Frame 1 (no input): blank canvas, image omitted
Frame 60 (the mouse pressed at the canvas centre just before this capture): blank canvas, image omitted
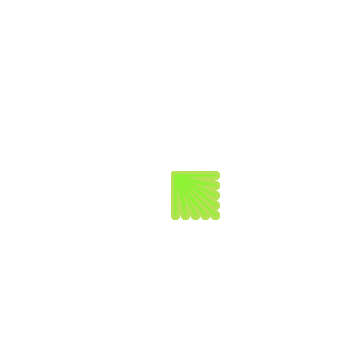
Frame 120 (the mouse held since frame 60 and released just before this capture)

The Processing sketch whose frames 1 and 60 were blank and that drew this single picture after the mouse press (run headless with seeded random() and noise(); from frame 60 on, the mouse is pressed at the canvas centre):

// Processing sketch: processing_70240
// ── processing_70240.pde

int x,y;

void setup() {
size(350,350);
background(255);
x = width/2;
y = height/2;
}

void draw(){

if (mousePressed){
color c = color(random(90,200),random(210,250),random(23,123));
strokeWeight(int(random(1,10)));
stroke(c);
for(int i=0; i < 50; i+=10){
  for(int j=0; j < 50; j+=10){
  line(x,y,mouseX+i,mouseY+j);
  }
}

}
}
